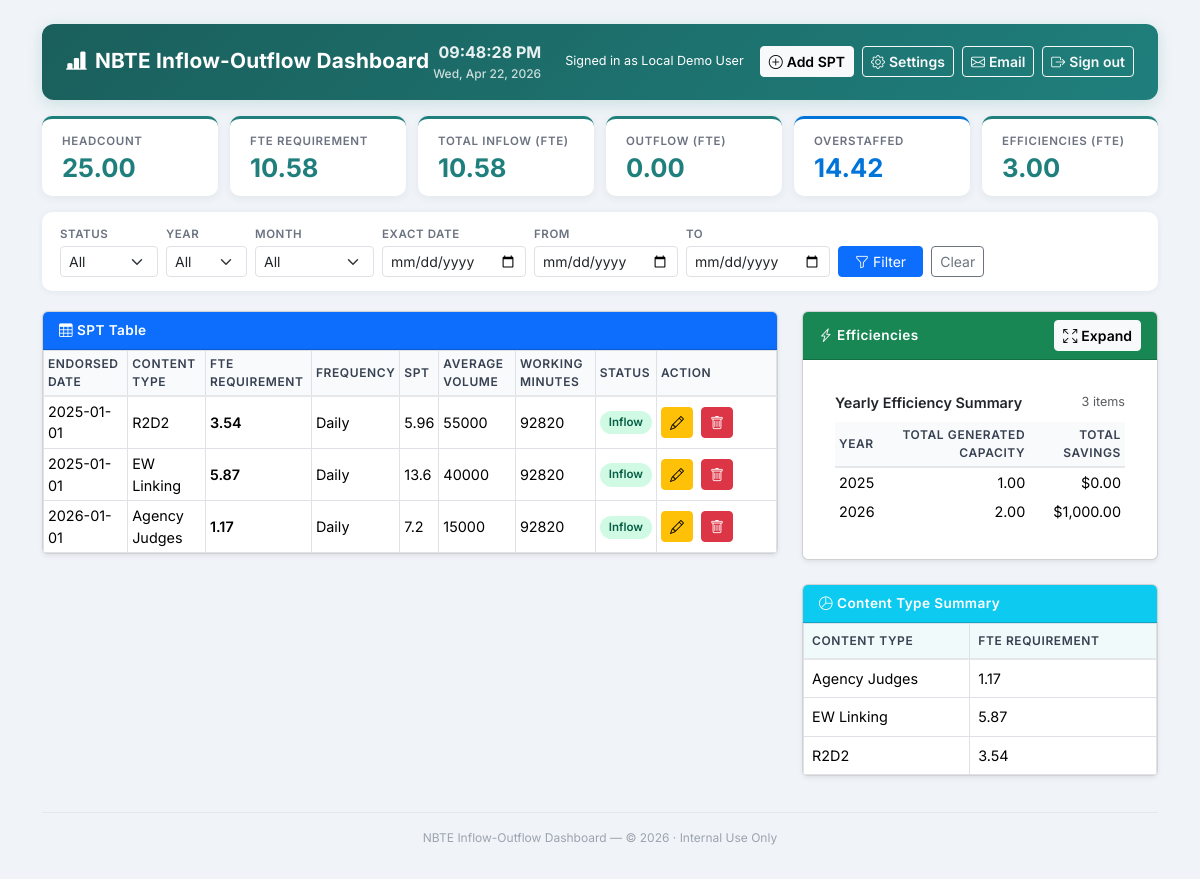
The page / on the database its author committed.
### tables this page shows
CREATE TABLE spt (
                id INTEGER PRIMARY KEY AUTOINCREMENT,
                year_endorsed TEXT,
                content_type TEXT,
                fte_requirement TEXT,
                remaining_fte_capacity TEXT,
                frequency TEXT,
                spt TEXT,
                average_volume TEXT,
                working_minutes TEXT,
                status TEXT
            );

CREATE TABLE efficiencies (
                id INTEGER PRIMARY KEY AUTOINCREMENT,
                project_title TEXT,
                generated_capacity TEXT,
                project_type TEXT,
                status TEXT,
                year TEXT
            , project_owner TEXT, description TEXT, planned_deployment TEXT, savings TEXT, team TEXT, project_lead TEXT, domestic_reph TEXT, gptrac TEXT, remarks TEXT, content_process TEXT);

### routes.py (the view)
@main_bp.route('/', methods=['GET'])
@login_required
def dashboard():
    filters = {}
    status = request.args.get('status')
    year = request.args.get('year')
    month = request.args.get('month')
    exact_date = request.args.get('exact_date')
    eff_expanded = request.args.get('eff_expanded') == '1'
    from_date = request.args.get('from_date')
    to_date = request.args.get('to_date')
    if status:
        filters['status'] = status
    if year:
        filters['year'] = year
    if month:
        filters['month'] = month
    if exact_date:
        filters['exact_date'] = exact_date
    if from_date and to_date:
        filters['from_date'] = from_date
        filters['to_date'] = to_date
    spt_rows = db.get_spt(filters)
    spt_rows = recalculate_fte_for_rows(spt_rows)
    eff_rows = db.get_efficiencies(filters=filters)
    eff_rows_all = db.get_efficiencies()
    filtered_eff_ids = [row[0] for row in eff_rows]
    efficiency_summary_by_year = {}
    for row in eff_rows_all:
        year_value = row[5] if len(row) > 5 and row[5] else None
        if not year_value:
            continue
        generated_capacity = 0.0
        savings = 0.0
        try:
            generated_capacity = float(str(row[2]).replace(',', '').replace('$', '').strip()) if row[2] else 0.0
        except ValueError:
            generated_capacity = 0.0
        try:
            savings = float(str(row[9]).replace(',', '').replace('$', '').strip()) if len(row) > 9 and row[9] else 0.0
        except ValueError:
            savings = 0.0
        year_summary = efficiency_summary_by_year.setdefault(year_value, {
            'generated_capacity': 0.0,
            'savings': 0.0
        })
        year_summary['generated_capacity'] += generated_capacity
        year_summary['savings'] += savings
    efficiency_summary_by_year = sorted(
        [
            (year, summary['generated_capacity'], summary['savings'])
            for year, summary in efficiency_summary_by_year.items()
        ],
        key=lambda item: item[0]
    )
    headcount = db.get_headcount()
    metrics = recalculate_metrics(spt_rows, eff_rows, headcount, year=year)
    content_summary = compute_content_summary(spt_rows)
    message = request.args.get('message')
    years = [row[0] for row in db.get_distinct_years()]
    months = [
        ('01', 'January'), ('02', 'February'), ('03', 'March'), ('04', 'April'),
        ('05', 'May'), ('06', 'June'), ('07', 'July'), ('08', 'August'),
        ('09', 'September'), ('10', 'October'), ('11', 'November'), ('12', 'December')
    ]
    return render_template('dashboard.html', spt_rows=spt_rows, eff_rows=eff_rows, eff_rows_all=eff_rows_all, filtered_eff_ids=filtered_eff_ids, efficiency_summary_by_year=efficiency_summary_by_year, headcount=headcount, metrics=metrics, content_summary=content_summary, message=message,
        filter_status=status, filter_year=year, filter_month=month, filter_exact_date=exact_date, filter_from_date=from_date, filter_to_date=to_date, years=years, months=months, eff_expanded=eff_expanded)

### templates/dashboard.html (shortened to what this page needs)
<!DOCTYPE html>
<html lang="en">
<head>
    <link rel="stylesheet" href="https://cdn.jsdelivr.net/npm/bootstrap@5.3.2/dist/css/bootstrap.min.css">
    <link rel="stylesheet" href="https://cdn.jsdelivr.net/npm/bootstrap-icons@1.11.3/font/bootstrap-icons.min.css">
</head>
<body>
<div class="container py-4">
    <div class="dashboard-header mb-3 d-flex align-items-center justify-content-between">
        <div>
            <h2><i class="bi bi-bar-chart-line-fill me-2"></i>NBTE Inflow-Outflow Dashboard</h2>
        </div>
        <div class="d-flex align-items-center gap-2">
            <div class="clock-display me-3" id="clockDisplay">
                <span class="clock-time" id="clockTime">00:00:00</span>
                <span class="clock-date" id="clockDate">Mon, Jan 1, 2024</span>
            </div>
            {% if current_user %}
            <div class="text-white small me-2 d-none d-lg-inline">Signed in as {{ current_user.name or current_user.email }}</div>
            {% endif %}
            <a href="#" class="btn btn-light btn-sm btn-action fw-semibold" data-bs-toggle="modal" data-bs-target="#addSptModal">
                <i class="bi bi-plus-circle me-1"></i>Add SPT
            </a>
            <a href="#" class="btn btn-outline-light btn-sm btn-action fw-semibold" data-bs-toggle="modal" data-bs-target="#settingsModal">
                <i class="bi bi-gear me-1"></i>Settings
            </a>
            <a href="#" class="btn btn-outline-light btn-sm btn-action fw-semibold" id="emailDashboardBtn" title="Send Email">
                <i class="bi bi-envelope me-1"></i>Email
            </a>
            {% if current_user %}
            <a href="{{ url_for('auth.logout') }}" class="btn btn-outline-light btn-sm btn-action fw-semibold" title="Sign out">
                <i class="bi bi-box-arrow-right me-1"></i>Sign out
            </a>
            {% endif %}
        </div>
    </div>
    <div class="metrics-row mb-3">
        <div class="metric-card">
            <div class="metric-title">Headcount</div>
            <div class="metric-value">{{ metrics.headcount }}</div>
        </div>
        <div class="metric-card">
            <div class="metric-title">FTE Requirement</div>
            <div class="metric-value">{{ metrics.total_fte }}</div>
        </div>
        <div class="metric-card">
            <div class="metric-title">Total Inflow (FTE)</div>
            <div class="metric-value">{{ metrics.total_inflow }}</div>
        </div>
        <div class="metric-card">
            <div class="metric-title">Outflow (FTE)</div>
            <div class="metric-value">{{ metrics.total_outflow }}</div>
        </div>
        <div class="metric-card {% if metrics.overstaffed %}overstaffed-card{% else %}understaffed-card{% endif %}">
            <div class="metric-title">{% if metrics.overstaffed %}OVERSTAFFED{% else %}UNDERSTAFFED{% endif %}</div>
            <div class="metric-value {% if metrics.overstaffed %}overstaffed-text{% else %}understaffed-text{% endif %}">{{ metrics.diff }}</div>
        </div>
        <div class="metric-card">
            <div class="metric-title">Efficiencies (FTE)</div>
            <div class="metric-value">{{ metrics.eff_total }}</div>
        </div>
    </div>
    <div class="filter-card">
        <form method="get" action="/" class="filter-form">
            <div class="row g-2 align-items-end">
                <div class="col-auto">
                    <div class="filter-label">Status</div>
                    <select name="status" class="form-select form-select-sm">
                        <option value="" {% if not filter_status %}selected{% endif %}>All</option>
                    </select>
                </div>
                <div class="col-auto">
                    <div class="filter-label">Year</div>
                    <select name="year" class="form-select form-select-sm">
                        <option value="" {% if not filter_year %}selected{% endif %}>All</option>
                    </select>
                </div>
                <div class="col-auto">
                    <div class="filter-label">Month</div>
                    <select name="month" class="form-select form-select-sm">
                        <option value="" {% if not filter_month %}selected{% endif %}>All</option>
                    </select>
                </div>
                <div class="col-auto">
                    <div class="filter-label">Exact Date</div>
                    <input type="date" name="exact_date" class="form-control form-control-sm" value="{{ filter_exact_date or '' }}">
                </div>
                <div class="col-auto">
                    <div class="filter-label">From</div>
                    <input type="date" name="from_date" class="form-control form-control-sm" value="{{ filter_from_date or '' }}">
                </div>
                <div class="col-auto">
                    <div class="filter-label">To</div>
                    <input type="date" name="to_date" class="form-control form-control-sm" value="{{ filter_to_date or '' }}">
                </div>
                <div class="col-auto">
                    <button type="submit" class="btn btn-primary btn-sm px-3"><i class="bi bi-funnel me-1"></i>Filter</button>
                    <a href="/" class="btn btn-outline-secondary btn-sm ms-1">Clear</a>
                </div>
            </div>
        </form>
    </div>
    <div class="row g-4">
        <div class="col-lg-8">
            <div class="card shadow-sm mb-4">
                <div class="card-header bg-primary text-white"><i class="bi bi-table me-1"></i>SPT Table</div>
                <div class="card-body p-0">
                    <div class="table-responsive">
                        <table class="table table-bordered table-hover table-sm mb-0">
                            <thead>
                                <tr>
                                    <th>Endorsed Date</th>
                                    <th>Content Type</th>
                                    <th>FTE Requirement</th>
                                    <th>Frequency</th>
                                    <th>SPT</th>
                                    <th>Average Volume</th>
                                    <th>Working Minutes</th>
                                    <th>Status</th>
                                    <th style="min-width:120px;">Action</th>
                                </tr>
                            </thead>
                            <tbody>
                            {% for row in spt_rows %}
                                <tr>
                                    <td>{{ row[1] }}</td>
                                    <td>{{ row[2] }}</td>
                                    <td class="fw-semibold">{{ row[3] }}</td>
                                    <td>{{ row[5] }}</td>
                                    <td>{{ row[6] }}</td>
                                    <td>{{ row[7] }}</td>
                                    <td>{{ row[8] | int }}</td>
                                    <td>
                                        {% if row[9] == 'Inflow' %}
                                        <span class="badge-inflow">Inflow</span>
                                        {% else %}
                                        <span class="badge-outflow">Outflow</span>
                                        {% endif %}
                                    </td>
                                    <td>
                                        <a href="#" class="btn btn-sm btn-warning me-1" data-edit-spt="{{ url_for('main.edit_spt', row_id=row[0]) }}"><i class="bi bi-pencil"></i></a>
                                        <button type="button" class="btn btn-sm btn-danger" onclick="confirmDeleteSpt(this)" data-url="{{ url_for('main.delete_spt', row_id=row[0]) }}"><i class="bi bi-trash"></i></button>
                                    </td>
                                </tr>
                            {% else %}
                                <tr><td colspan="10" class="text-center text-muted py-3"><i class="bi bi-inbox me-1"></i>No SPT entries. Click <strong>Add SPT</strong> to get started.</td></tr>
                            {% endfor %}
                            </tbody>
                        </table>
                    </div>
                </div>
            </div>
        </div>
        <div class="col-lg-4">
            <div class="card shadow-sm mb-4 efficiencies-card" id="efficienciesCard">
                <div class="card-header bg-success text-white d-flex justify-content-between align-items-center">
                    <span><i class="bi bi-lightning-charge me-1"></i>Efficiencies</span>
                    <button type="button" class="btn btn-sm btn-light fw-semibold" id="efficienciesExpandBtn" title="Expand"><i class="bi bi-arrows-fullscreen me-1"></i>Expand</button>
                </div>
                <div class="card-body p-0">
                    <div class="collapsed-summary">
                        <div class="d-flex justify-content-between align-items-center mb-2 px-3 pt-3">
                            <div class="fw-semibold">Yearly Efficiency Summary</div>
                            <div class="text-muted small">{{ eff_rows_all|length }} item{{ '' if eff_rows_all|length == 1 else 's' }}</div>
                        </div>
                        {% if efficiency_summary_by_year %}
                        <div class="table-responsive px-3 pb-3">
                            <table class="table table-sm table-borderless mb-0">
                                <thead>
                                    <tr>
                                        <th>Year</th>
                                        <th class="text-end">Total Generated Capacity</th>
                                        <th class="text-end">Total Savings</th>
                                    </tr>
                                </thead>
                                <tbody>
                                    {% for year, total_generated_capacity, total_savings in efficiency_summary_by_year %}
                                    <tr>
                                        <td>{{ year }}</td>
                                        <td class="text-end">{{ "{:,.2f}".format(total_generated_capacity) }}</td>
                                        <td class="text-end">${{ "{:,.2f}".format(total_savings) }}</td>
                                    </tr>
                                    {% endfor %}
                                </tbody>
                            </table>
                        </div>
                        {% else %}
                        <div class="text-center text-muted small py-3 px-3">No efficiencies to show.</div>
                        {% endif %}
                    </div>
                </div>
            </div>
            <div class="card shadow-sm">
                <div class="card-header bg-info text-white"><i class="bi bi-pie-chart me-1"></i>Content Type Summary</div>
                <div class="card-body p-0">
                    <div class="table-responsive">
                        <table class="table table-bordered content-summary-table mb-0">
                            <thead>
                                <tr>
                                    <th>Content Type</th>
                                    <th>FTE Requirement</th>
                                </tr>
                            </thead>
                            <tbody>
                            {% for ctype, fte in content_summary %}
                                <tr>
                                    <td>{{ ctype }}</td>
                                    <td>{{ fte }}</td>
                                </tr>
                            {% endfor %}
                            </tbody>
                        </table>
                    </div>
                </div>
            </div>
        </div>
    </div>
    <footer class="app-footer">
        NBTE Inflow-Outflow Dashboard &mdash; &copy; {{ 2026 }} &middot; Internal Use Only
    </footer>
</body>
</html>

### rows shown on the page
spt: year_endorsed "2025-01-01", content_type "R2D2", fte_requirement "3.54", frequency "Daily", spt "5.96", average_volume "55000", working_minutes "92820", status "Inflow"
spt: year_endorsed "2025-01-01", content_type "EW Linking", fte_requirement "5.87", frequency "Daily", spt "13.6", average_volume "40000", working_minutes "92820", status "Inflow"
spt: year_endorsed "2026-01-01", content_type "Agency Judges", fte_requirement "1.17", frequency "Daily", spt "7.2", average_volume "15000", working_minutes "92820", status "Inflow"
efficiencies: year "2025", total_generated_capacity "1.00", total_savings "0.00"
efficiencies: year "2026", total_generated_capacity "2.00", total_savings "1,000.00"

### other values the page prints
{{ current_user.name or current_user.email }} "Local Demo User"
{{ metrics.headcount }} "25.00"
{{ metrics.total_fte }} "10.58"
{{ metrics.total_inflow }} "10.58"
{{ metrics.total_outflow }} "0.00"
{{ metrics.diff }} "14.42"
{{ metrics.eff_total }} "3.00"
{{ eff_rows_all|length }} "3"
{{ '' if eff_rows_all|length == 1 else 's' }} "s"
{{ 2026 }} "2026"
